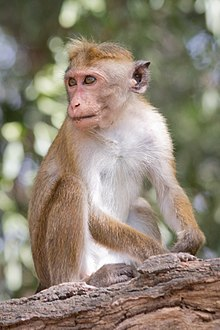
#> input picture images/monkey.jpg, 220 x 330 px
$ jupyter execute '19 - image processing using scipy in Python.ipynb'   (older library calls are emulated)
#> lines starting #> are read from the running program, lines starting #| are printed output that depends on the picture; long printed decimals are rounded
19 - image processing using scipy in Python
1. extraction
2. flip,rotate
3. filter
4. sobel Edge detection

[cell 1]
from google.colab import drive
import os
drive.mount('/content/gdrive')
path = r'/content/gdrive/My Drive/Colab Notebooks/screeni_practice'
os.chdir( path )

[cell 2]
from scipy import misc
from skimage import io, img_as_ubyte

[cell 3]
# img = misc.imread('images/monkey.jpg')
img = io.imread('images/monkey.jpg', as_gray=True)
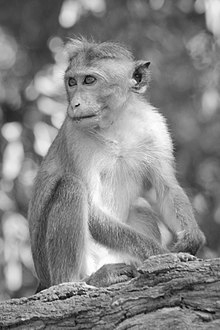
#> img: shape (330, 220) float64; min 0.0125, max 1, mean 0.523
print(type(img))
#| <class 'numpy.ndarray'>

[cell 4]
print(type(img))
#| <class 'numpy.ndarray'>
print(img.dtype, img.shape)
#| float64 (330, 220)

[cell 5]
print(img[10:15, 20:25])
#| [[0.27 0.2739 0.2843 0.2882 0.2916]
#|  [0.2739 0.2778 0.2882 0.296 0.2955]
#|  [0.2778 0.2818 0.296 0.3 0.2935]
#|  [0.2778 0.2857    0.3 0.3078 0.2974]
#|  [0.2818 0.2896 0.3039 0.3117 0.3014]]

[cell 6]
img = img_as_ubyte(io.imread('images/monkey.jpg', as_gray=True))
#> img: shape (330, 220); min 3, max 255, mean 133.4
print(img[10:15, 20:25])
#| [[69 70 72 73 74]
#|  [70 71 73 75 75]
#|  [71 72 75 76 75]
#|  [71 73 76 78 76]
#|  [72 74 77 79 77]]

[cell 7]
mean_grey = img.mean()
#> mean_grey = 133.4
max_value = img.max()
#> max_value = 255
min_vale = img.min()
#> min_vale = 3

print('Min, Max and Mean are:', min_vale, max_value, mean_grey)
#| Min, Max and Mean are: 3 255 133.442

[cell 8]
from scipy import ndimage
import numpy as np
from matplotlib import pyplot as plt

[cell 9]
flippedLR = np.fliplr(img)
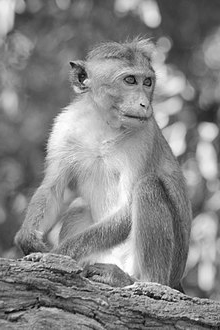
#> flippedLR: shape (330, 220); min 3, max 255, mean 133.4
flippedUD = np.flipud(img)
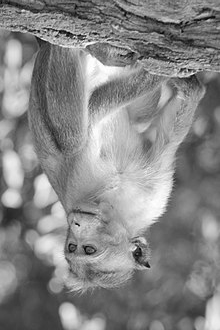
#> flippedUD: shape (330, 220); min 3, max 255, mean 133.4

plt.subplot(2,1,1)
plt.imshow(img, cmap='Greys')
plt.subplot(2,2,3)
plt.imshow(flippedLR, cmap='Blues')
plt.subplot(2,2,4)
plt.imshow(flippedUD, cmap='hsv')
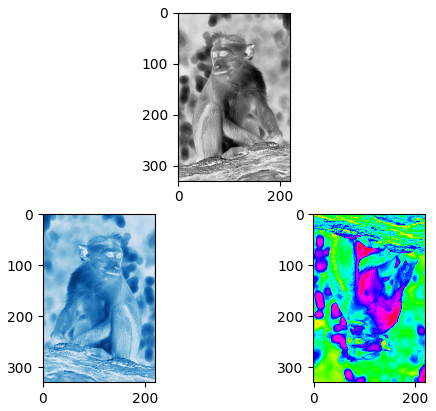
#> figure drawn by matplotlib, 3 panels

[cell 10]
img = img_as_ubyte(io.imread('images/monkey.jpg', as_gray=True))
rotated = ndimage.rotate(img, 45)
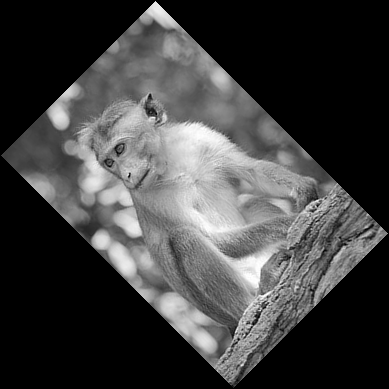
#> rotated: shape (389, 389); min 0, max 255, mean 63.4
plt.imshow(rotated)

[cell 11]
rotated = ndimage.rotate(img, 45, reshape=False)
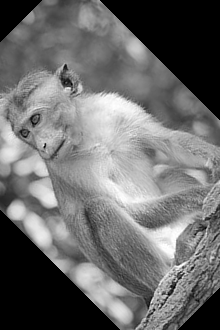
#> rotated: shape (330, 220); min 0, max 255, mean 108.5
plt.imshow(rotated)

[cell 12]
uniform_filtered = ndimage.uniform_filter(img, size=9)
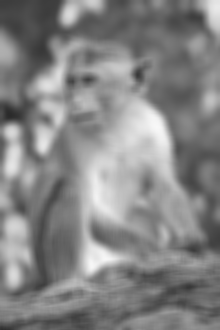
#> uniform_filtered: shape (330, 220); min 42, max 248, mean 132.6
plt.imshow(uniform_filtered)

[cell 13]
gaussian_filtered = ndimage.gaussian_filter(img, sigma=7)
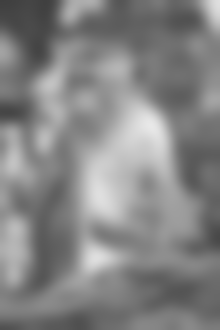
#> gaussian_filtered: shape (330, 220); min 63, max 232, mean 132.4
plt.imshow(gaussian_filtered)

[cell 14]
median_filtered = ndimage.median_filter(img, 5)
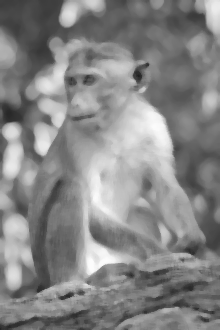
#> median_filtered: shape (330, 220); min 31, max 253, mean 133.8
plt.imshow(median_filtered)

[cell 15]
sobel_img = ndimage.sobel(img, axis=0)
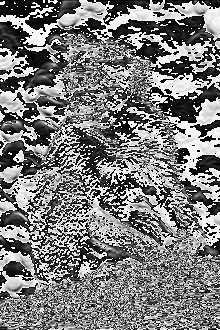
#> sobel_img: shape (330, 220); min 0, max 255, mean 124
plt.imshow(sobel_img)

$ run again, with images/Alloy_gradient.jpg copied over images/monkey.jpg
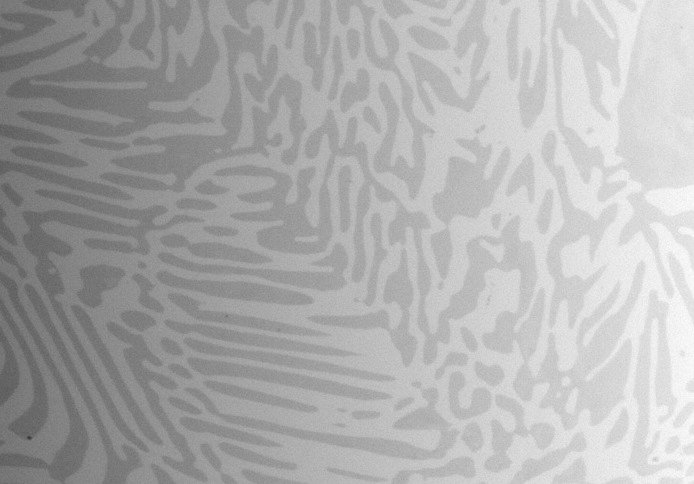
#> input picture images/Alloy_gradient.jpg, 694 x 484 px
#> img is the input picture: shape (484, 694); min 55, max 255, mean 173.2
#| <class 'numpy.ndarray'>
#| <class 'numpy.ndarray'>
#| uint8 (484, 694)
#| [[119 121 123 123 119]
#|  [116 118 120 120 121]
#|  [113 114 114 115 115]
#|  [108 109 109 108 110]
#|  [103 103 104 104 105]]
#| [[119 121 123 123 119]
#|  [116 118 120 120 121]
#|  [113 114 114 115 115]
#|  [108 109 109 108 110]
#|  [103 103 104 104 105]]
#> mean_grey = 173.2
#> max_value = 255
#> min_vale = 55
#| Min, Max and Mean are: 55 255 173.236
#> `flippedLR = np.fliplr(img)`:
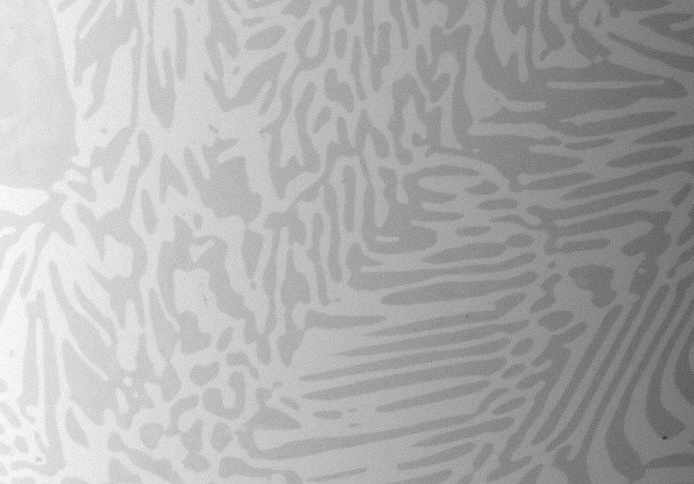
#> flippedLR: shape (484, 694); min 55, max 255, mean 173.2
#> `sobel_img = ndimage.sobel(img, axis=0)`:
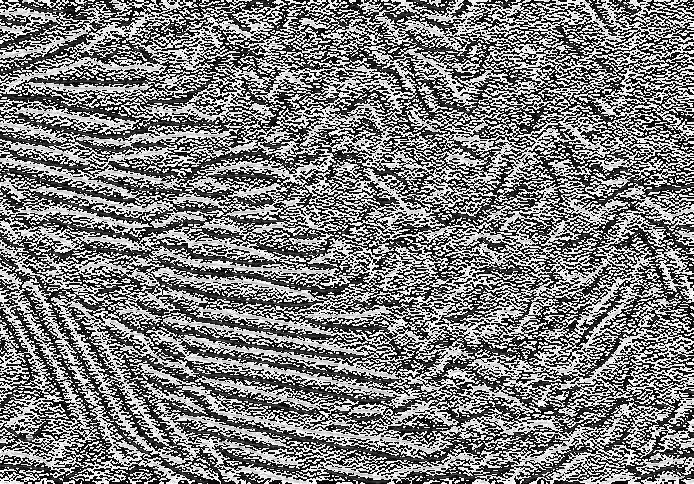
#> sobel_img: shape (484, 694); min 0, max 255, mean 125.1
